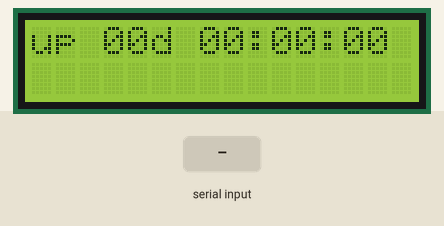
Simulated run of this sketch. Board: Arduino Uno, built with avr-gcc and run on an emulated ATmega328P. On the bench: 16×2 character LCD. The test bench sets the inputs (shaded band). What the sketch prints to the serial monitor is not drawn.

Above: at 0.1 s.
At 1.6 s:
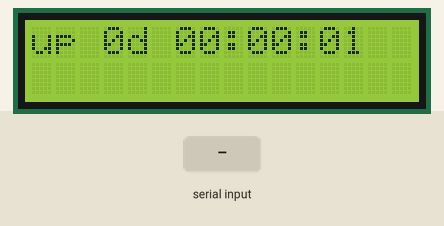
1.7 s: "1" received over the second serial link
At 2.9 s:
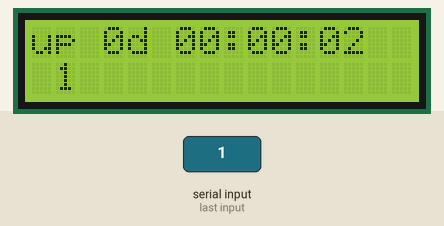
Timing chart, 0 to 4.7 s (numbered marks = the images above; inputs shaded):
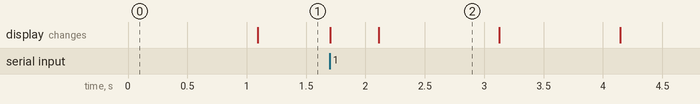

The sketch:

bluetooth-reciever_1602.ino
```cpp
// function uptime() returns a string with the time the arduino is running.
#include <Wire.h>
#include <hd44780.h>
#include <hd44780ioClass/hd44780_I2Cexp.h> // include i/o class header
#include <SoftwareSerial.h>

#define LED_PIN 13
#define UPDATETIME 1000 // milliseconds to update display

unsigned long time_ms; // runs over after 4294967295 milliseconds or 49days 17:02:47.295
unsigned long runtime; // seconds this system actually runs, good for 1193046 hours
int rollover = 0; //      or 49710 days or 136 years
unsigned long timer;

hd44780_I2Cexp lcd; // declare lcd object:

SoftwareSerial BTSerial(8, 3);   // RX | TX  -  pin 2 creates errors on my motor shield, analog pin is fine ...
char BTinput = '0';
int location = 0;

String uptime() {
  if( millis() < time_ms ) { // rollover happened after unsigned long 4294967295 milliseconds = 49.71 days
    rollover++;
    time_ms = millis();
  }
  runtime = 4294967*rollover + time_ms/1000; // divided by 1000 since runtime is seconds and time_ms is milliseconds
  long  days = runtime / 86400;
  long hours = (runtime - days*86400) / 3600;
  int minutes = (runtime - days*86400 - hours*3600) / 60;
  int seconds = (runtime - days*86400 - hours*3600 - minutes*60);
  String upt = "up ";
  upt += days;
  upt += "d " + twodig(hours) + ":" + twodig(minutes) +  ":" + twodig(seconds) + " ";
  time_ms = millis();
  return upt;
}

String twodig (int number) {
  String t2dig = "";
  if (number < 10) { t2dig = "0"; }
  t2dig += number;
  return t2dig;
}

void setup() {
  Serial.begin(57600);
  BTSerial.begin(9600);  // HC-10 default speed
  lcd.begin(16, 2);
  lcd.setCursor(0,0);
  lcd.print("up 00d 00:00:00 ");
  timer = millis();
}

void loop() {
  if (BTSerial.available())
  {
    BTinput = BTSerial.read();
    Serial.print("recieved: ");
    Serial.println( BTinput );
    location++;
    if( location > 15) location = 0;
    lcd.setCursor( location , 1 );
    lcd.print( BTinput );
  }
  if (timer + UPDATETIME < millis())
  {
    Serial.println( uptime() );
    lcd.setCursor(0,0);
    lcd.print( uptime() );
    timer = millis();
  }
}
```

Measured:
- what the display in image 2 shows lasts 1.0 s, from 2.1 s to 3.1 s
